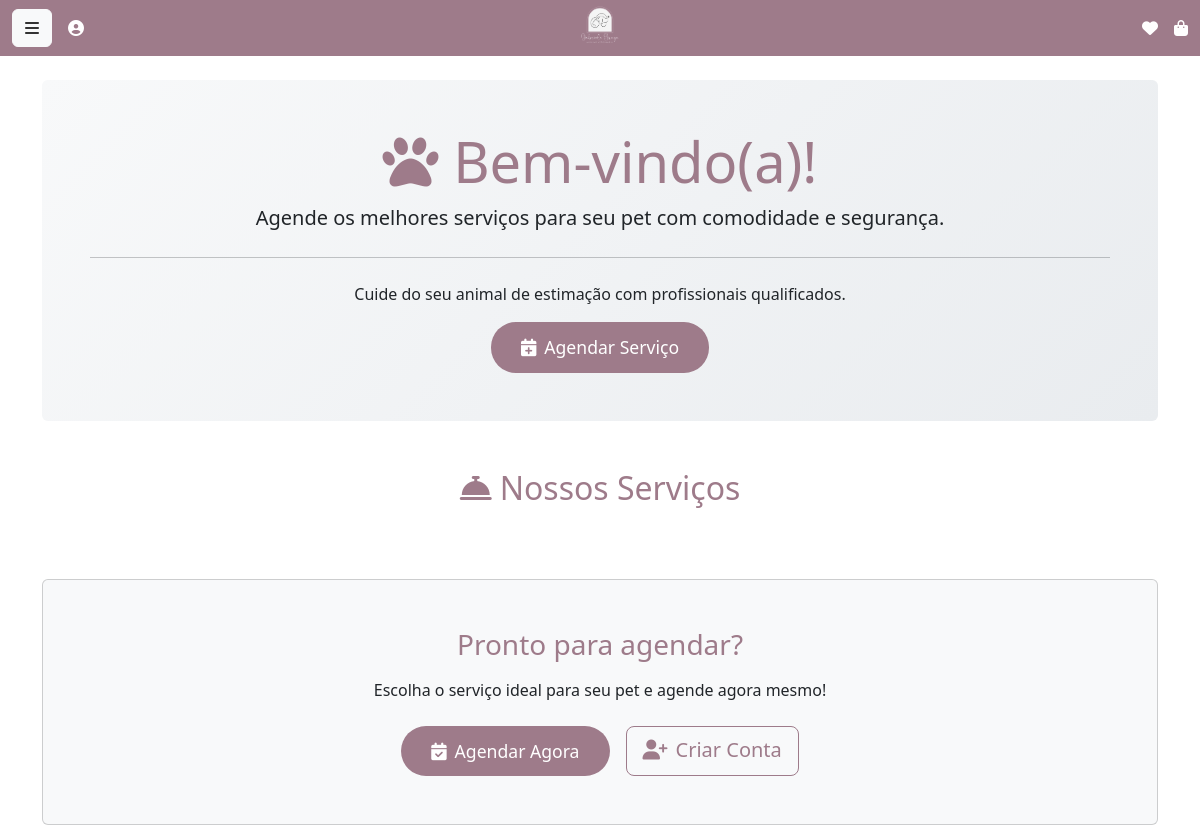
Before: / with the older database file.
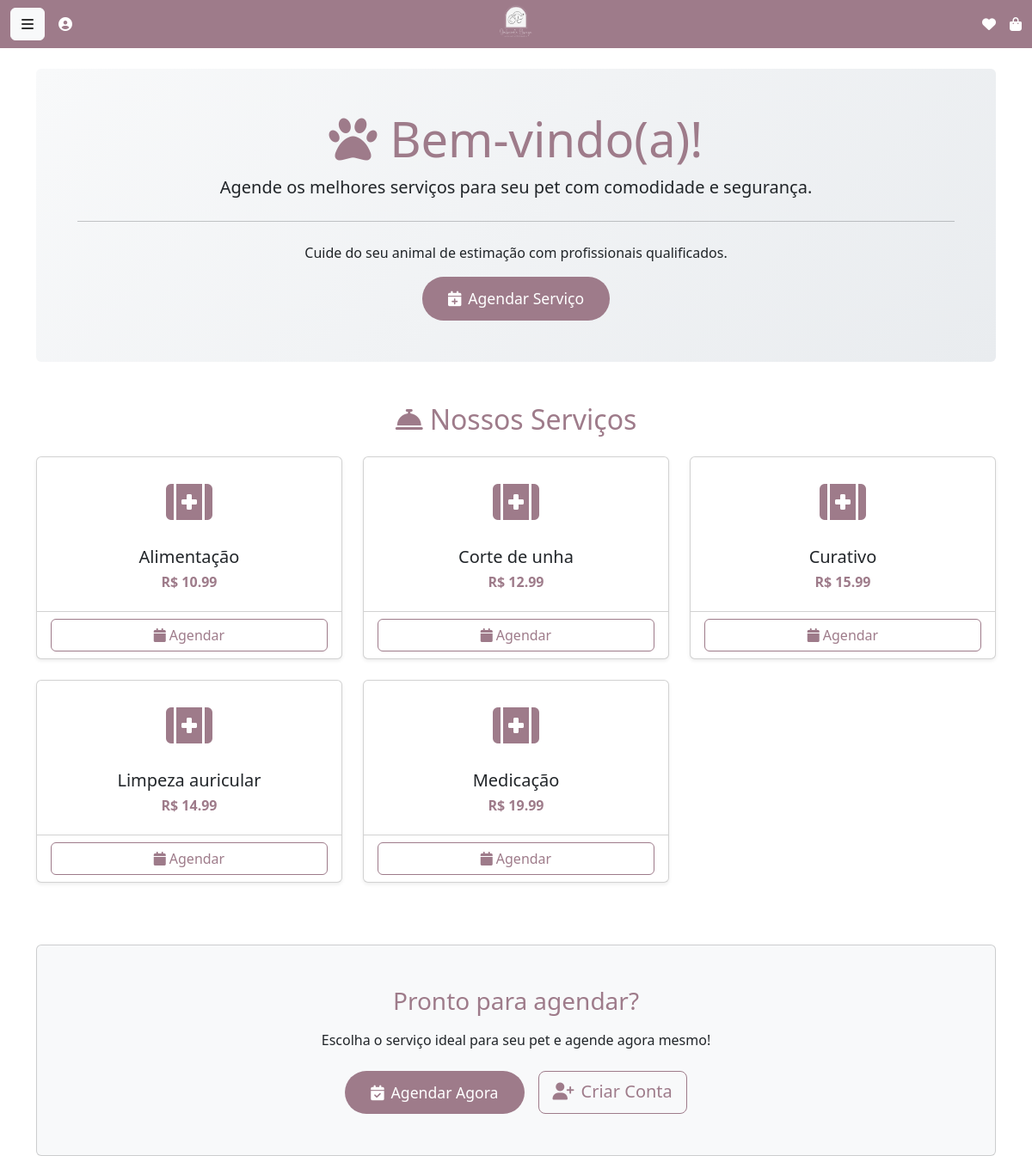
After: the same page with the newer database file.
### agendamentos/models.py (models this page shows, shortened)
class Servico(models.Model):
    nome = models.CharField(max_length=100, verbose_name='Nome do Serviço')
    preco = models.DecimalField(
        max_digits=6,
        decimal_places=2,
        verbose_name='Preço',
        validators=[MinValueValidator(0)]
    )
    descricao = models.TextField(verbose_name='Descrição', blank=True)
    ativo = models.BooleanField(default=True, verbose_name='Ativo')
    class Meta:
        verbose_name = 'Serviço'
        verbose_name_plural = 'Serviços'
        ordering = ['nome']

### agendamentos/views.py (the view)
# urls.py: 2. Add a URL to urlpatterns:  path('', views.home, name='home')
def home(request):
    servicos = Servico.objects.filter(ativo=True)[:5]
    return render(request, 'agendamentos/home.html', {'servicos': servicos})

### agendamentos/templates/agendamentos/home.html (shortened to what this page needs)
{% extends 'agendamentos/base.html' %}
{% block content %}
<div class="container mt-4">
    <div class="row mb-5">
        <div class="col-12">
            <div class="jumbotron bg-light p-5 rounded text-center">
                <h1 class="display-4" style="color: #9E7B8A;">
                    <i class="fas fa-paw"></i> Bem-vindo(a)!
                </h1>
                <p class="lead">Agende os melhores serviços para seu pet com comodidade e segurança.</p>
                <hr class="my-4">
                <p>Cuide do seu animal de estimação com profissionais qualificados.</p>
                <a class="btn btn-custom btn-lg" href="{% url 'agendar_servico' %}" role="button">
                    <i class="fas fa-calendar-plus me-2"></i>Agendar Serviço
                </a>
            </div>
        </div>
    </div>
    <div class="row mb-5">
        <div class="col-12">
            <h2 class="text-center mb-4" style="color: #9E7B8A;">
                <i class="fas fa-concierge-bell me-2"></i>Nossos Serviços
            </h2>
        </div>
        {% for servico in servicos %}
        <div class="col-md-4 mb-4">
            <div class="card h-100 shadow-sm">
                <div class="card-body text-center">
                    <div class="service-icon mb-3" style="font-size: 3rem;">
                        <i class="fas fa-first-aid"></i>
                    </div>
                    <h5 class="card-title">{{ servico.nome }}</h5>
                    <h6 class="text-custom">R$ {{ servico.preco }}</h6>
                </div>
                <div class="card-footer bg-transparent">
                    <a href="{% url 'agendar_servico' %}" class="btn btn-outline-custom w-100">
                        <i class="fas fa-calendar me-1"></i>Agendar
                    </a>
                </div>
            </div>
        </div>
        {% endfor %}
    </div>
    <div class="row">
        <div class="col-12">
            <div class="card bg-light">
                <div class="card-body text-center p-5">
                    <h3 class="card-title mb-3" style="color: #9E7B8A;">Pronto para agendar?</h3>
                    <p class="card-text mb-4">Escolha o serviço ideal para seu pet e agende agora mesmo!</p>
                    <div class="d-flex justify-content-center gap-3">
                        <a href="{% url 'agendar_servico' %}" class="btn btn-custom btn-lg">
                            <i class="fas fa-calendar-check me-2"></i>Agendar Agora
                        </a>
                        {% if not user.is_authenticated %}
                        <a href="{% url 'cadastro' %}" class="btn btn-outline-custom btn-lg">
                            <i class="fas fa-user-plus me-2"></i>Criar Conta
                        </a>
                        {% endif %}
                    </div>
                </div>
            </div>
        </div>
    </div>
</div>
{% endblock %}

### agendamentos/templates/agendamentos/base.html (shortened to what this page needs)
{% load static %}
<!DOCTYPE html>
<html lang="pt">
<head>
    <link href="https://cdn.jsdelivr.net/npm/bootstrap@5.3.3/dist/css/bootstrap.min.css" rel="stylesheet">
    <link rel="stylesheet" href="https://cdnjs.cloudflare.com/ajax/libs/font-awesome/6.5.2/css/all.min.css">
</head>
<body>
    <nav class="navbar navbar-light">
        <div class="container-fluid">
            <ul class="navbar-nav me-auto flex-row align-items-center">
                <li class="nav-item me-3">
                    <button class="btn btn-light" type="button" data-bs-toggle="offcanvas" data-bs-target="#offcanvasNavbar" aria-controls="offcanvasNavbar">
                        <i class="fas fa-bars"></i>
                    </button>
                </li>
                {% if user.is_authenticated %}
                    <li class="nav-item">
                        <span class="user-name">
                            <i class="fas fa-user-circle me-1"></i>{{ user.username }}
                        </span>
                    </li>
                {% else %}
                    <li class="nav-item">
                        <a class="nav-link" href="#" data-bs-toggle="offcanvas" data-bs-target="#offcanvasNavbar">
                            <i class="fas fa-user-circle"></i>
                        </a>
                    </li>
                {% endif %}
            </ul>
            <a class="navbar-brand" href="{% url 'home' %}">
                <img src="{% static 'images/minha_logo.png' %}" alt="Logo" class="logo">
            </a>
            <ul class="navbar-nav ms-auto flex-row align-items-center">
                <li class="nav-item me-3">
                    <a class="nav-link" href="#">
                        <i class="fas fa-heart"></i>
                    </a>
                </li>
                <li class="nav-item">
                    <a class="nav-link" href="#">
                        <i class="fas fa-shopping-bag"></i>
                    </a>
                </li>
            </ul>
        </div>
    </nav>
    <main>
        {% block content %}
        {% endblock %}
    </main>
</body>
</html>

### agendamentos/templates/agendamentos/base.html (style rules this page uses)
.logo { height: 50px; width: auto; }
.navbar-brand { position: absolute; left: 50%; transform: translateX(-50%); }
.navbar { background-color: #9E7B8A !important; }
.navbar .nav-link, .navbar .navbar-brand { color: #FFFFFF; }
.btn-light .fa-bars { color: #333333; }
.service-icon { color: #9E7B8A; }
.btn-custom { background-color: #9E7B8A; color: white; border: none; border-radius: 25px; padding: 12px 30px; font-size: 1.1rem; font-weight: 500; }

### agendamentos/templates/agendamentos/home.html (style rules this page uses)
.service-icon { color: #9E7B8A; }
.text-custom { color: #9E7B8A; font-weight: bold; }
.btn-outline-custom { color: #9E7B8A; border-color: #9E7B8A; }
.jumbotron { background: linear-gradient(135deg, #f8f9fa 0%, #e9ecef 100%); }

Changed rows visible on the page:
added Servico: nome "Alimentação", preco "10.99"
added Servico: nome "Corte de unha", preco "12.99"
added Servico: nome "Curativo", preco "15.99"
added Servico: nome "Limpeza auricular", preco "14.99"
added Servico: nome "Medicação", preco "19.99"
